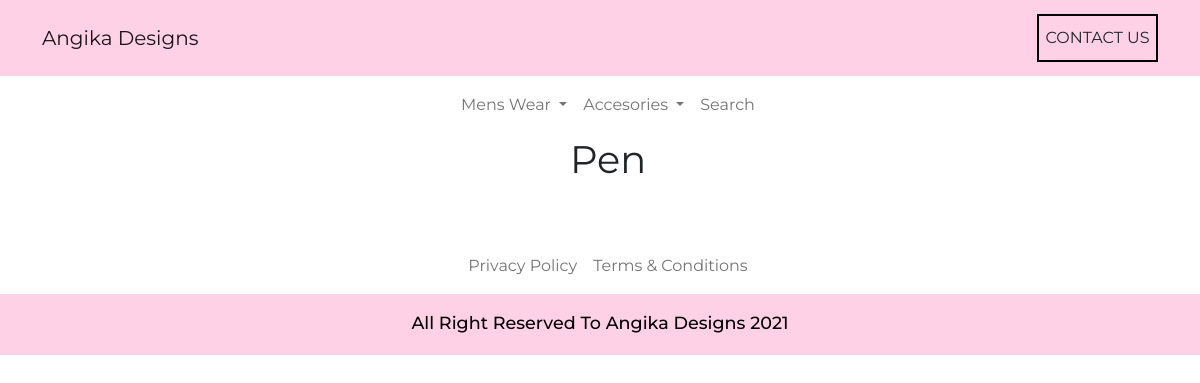
Screenshot of /category/Pen/ with the database file from the repository.
### angikadesignapp/models.py (models this page shows, shortened)
class MainCategories(models.Model):
    for_title = models.CharField(max_length=100)

class Categories(models.Model):
    main_cat = models.ForeignKey(MainCategories, on_delete=models.CASCADE,null=True)
    title = models.CharField(max_length=100)
    portrait_image = models.ImageField(upload_to="categories")
    landscape_image = models.ImageField(upload_to="categories", null=True)
    mention_with_pink_bg = models.BooleanField(default=False)
    slug = models.SlugField(unique=True, blank=True)
    def __str__(self):
        return f'{self.title}'

### angikadesignapp/views.py (the view)
# urls.py: path('category/<str:slug>/', products_cat, name='categories'),
def products_cat(request, slug):
    meta_tag = MetaTags.objects.all()
    cat = Categories.objects.all()
    cat_pr = Categories.objects.get(slug=slug)
    product = Products.objects.filter(category=cat_pr)
    social_link = Angika_Link.objects.all()
    main_cat = MainCategories.objects.all()
    context = {
        'social':social_link,
        'cat':cat,
        'cat_title':cat_pr,
        'prod':product,
        'tag':meta_tag,
        'main_cat':main_cat,
    }
    return render(request, 'products.html', context)

### angikadesignapp/templates/products.html (shortened to what this page needs)
{% extends 'base.html' %}
{% block mainCont %}
<section class="productDesSec">
    <div class="container">
        <div class="row">
            <div class="col-lg-12 text-center">
                <p class="mainTitle">
                    {{ cat_title }}
                </p>
            </div>
        </div>
    </div>
</section>
{% endblock mainCont %}

### angikadesignapp/templates/base.html (shortened to what this page needs)
<!doctype html>
<html lang="en">
<head>
    {% load static %}
    <link href="https://cdn.jsdelivr.net/npm/bootstrap@5.0.2/dist/css/bootstrap.min.css" rel="stylesheet"
>
    <link rel="stylesheet" href="{% static 'css/styleindex.css' %}">
    <link rel="stylesheet" href="https://cdnjs.cloudflare.com/ajax/libs/font-awesome/5.15.3/css/all.min.css"
 />
</head>
<body>
    <nav class="navbar navbar-light fixed-top mainNav">
        <div class="container">
            <div class="mainNavHeading">
                {% if i.social %}
                {% for i in social %}
                {% if i.logo and i.include_this_logo_in_navbar %}
                <a href="{% url 'home' %}" class="navbar-brand">
                    <img src="{{ i.logo.url }}" width="50px" alt="angika designs logo">
                    Angika Designs
                </a>
                {% else %}
                <a href="{% url 'home' %}" class="navbar-brand">
                    Angika Designs
                </a>
                {% endif %}
                {% endfor %}
                {% else %}
                <a href="{% url 'home' %}" class="navbar-brand">
                    Angika Designs
                </a>
                {% endif %}
            </div>
            <div class="d-flex">
                <a href="#footerId"><button class="btn mainBtn">Contact Us</button></a>
            </div>
        </div>
    </nav>
    <div class="container categoriesNavbar">
        <nav class="navbar navbar-light bg-white">
            <div class="container-fluid">
                <ul class="navbar-nav navCat mx-auto">
                    {% if main_cat %}
                    {% for i in main_cat %}
                    <li class="nav-item dropdown navCatLi">
                        <a class="nav-link dropdown-toggle" href="#" id="navbarDropdown" data-hover="dropdown"
                            data-bs-toggle="dropdown" aria-expanded="true">
                            {{ i.for_title }}
                        </a>
                    </li>
                    {% endfor %}
                    {% endif %}
                    <li class="nav-item navCatLi">
                        <a class="nav-link" data-bs-toggle="collapse" href="#collapseExample" role="button"
                            aria-expanded="false" aria-controls="collapseExample">
                            Search
                        </a>
                    </li>
                </ul>
            </div>
        </nav>
    </div>
    {% block mainCont %}
    {% endblock mainCont %}
    <section class="footersec" id="footerId">
    </section>
    <div class="container">
        <nav class="navbar navbar-light bg-white">
            <div class="container-fluid">
                <ul class="navbar-nav navCat mx-auto">
                    <li class="nav-item navCatLi">
                        <a class="nav-link" href="{% url 'privacy' %}">Privacy Policy</a>
                    </li>
                    <li class="nav-item navCatLi">
                        <a class="nav-link" href="{% url 'terms' %}">Terms & Conditions</a>
                    </li>
                </ul>
            </div>
        </nav>
    </div>
    <section class="copyrightrow">
        <div class="container">
            <div class="row">
                <div class="col-lg-8 text-center mx-auto">
                    <p class="footercopyright">
                        All Right Reserved To Angika Designs
                        <span id="copyrightYear"></span>
                    </p>
                </div>
            </div>
        </div>
    </section>
</body>
</html>

### angikadesignapp/static/css/styleindex.css (style rules this page uses)
* { margin: 0; padding: 0; box-sizing: border-box; font-family: "Montserrat", sans-serif; }
a { text-decoration: none; }
li { list-style: none; }
:root { --mainCol: #000; --accentCol: #ffd1e6; }
.mainNav { height: auto; background-color: var(--accentCol); }
.mainBtn { font-size: 1rem; text-transform: uppercase; line-height: 1.1; margin: 0.4rem 0; padding: 0.8rem 0.4rem; border: 2px solid #000; outline: none; border-radius: 0; }
.categoriesNavbar { margin-top: 4.8rem; }
.navCat { flex-direction: row; }
.navCatLi { display: inline; margin-left: 1rem; }
.footersec { width: 100%; height: auto; background-color: #ffffff; padding-bottom: 1rem; margin-top: 2rem; }
.copyrightrow { background-color: var(--accentCol); }
.footercopyright { margin-top: 1rem; margin-bottom: 1.2rem; font-size: 1.1rem; font-weight: 500; color: #000; }
.mainTitle { font-size: 2.4rem; font-weight: 400; line-height: 1.4; margin-left: 1rem; margin-bottom: 0.2rem; }
.productDesSec { width: 100%; height: auto; }

### rows the page displays
MainCategories: for_title "Mens Wear"
MainCategories: for_title "Accesories"
Categories: title "Pen"
